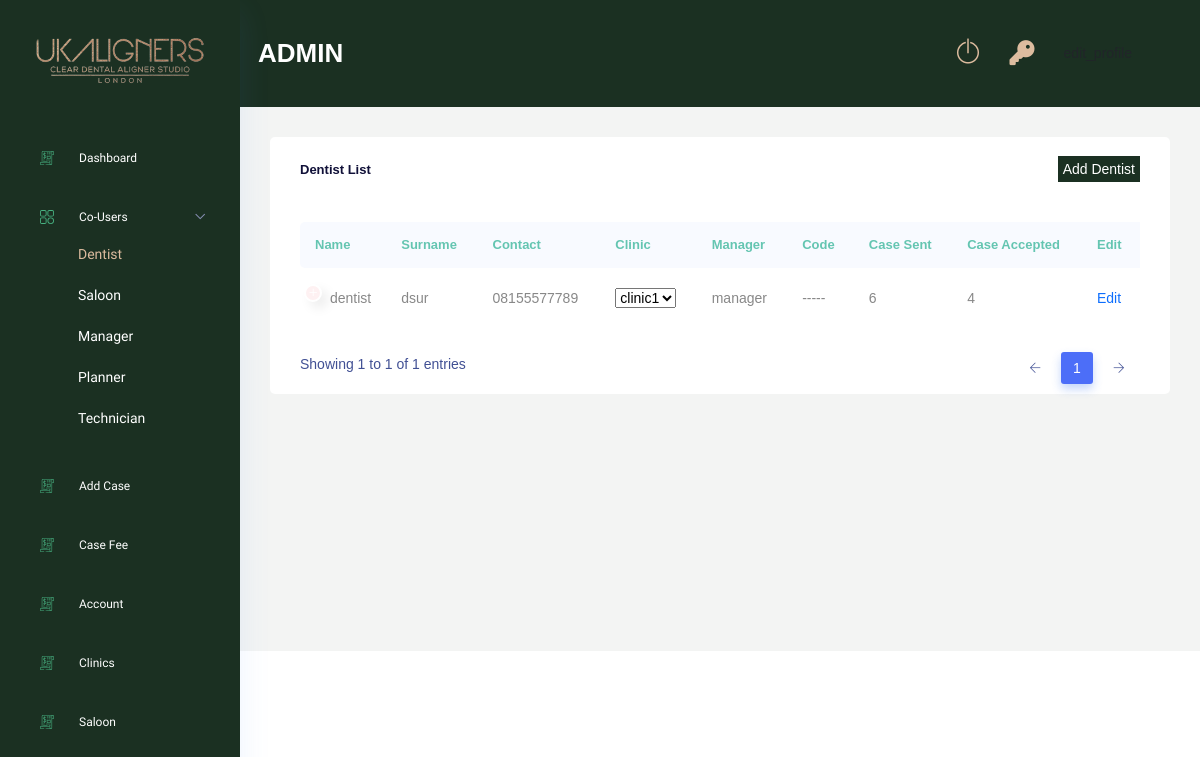
/dentist-list/ (signed in), run on the app's committed database.
### Users/models.py (models this page shows, shortened)
class Account(AbstractBaseUser):
    email 					= models.EmailField(verbose_name="email", max_length=60, unique=True)
    username 				= models.CharField(max_length=30)
    date_joined				= models.DateTimeField(verbose_name='date joined', auto_now_add=True)
    last_login				= models.DateTimeField(verbose_name='last login', auto_now=True)
    is_active				= models.BooleanField(default=True)
    is_staff				= models.BooleanField(default=False)
    is_superuser			= models.BooleanField(default=False)
    is_admin				= models.BooleanField(default=False)
    is_manager   			= models.BooleanField(default=False)
    is_planner   			= models.BooleanField(default=False)
    is_technician   		= models.BooleanField(default=False)
    is_dentist      		= models.BooleanField(default=False)
    is_salon           		= models.BooleanField(default=False)
    is_individual     		= models.BooleanField(default=False)
    hide_email				= models.BooleanField(default=True)
    USERNAME_FIELD = 'email'
    REQUIRED_FIELDS = ['username']
    objects = MyAccountManager()

### DentistRoll/models.py (models this page shows, shortened)
class Dentist(models.Model):
    user                    = models.OneToOneField(Users, on_delete=models.CASCADE)
    surname                 = models.CharField(max_length=150,null=True,blank=True)
    number                  = models.CharField(max_length=150,null=True,blank=True)
    clinic                  = models.ManyToManyField(Clinic)
    manager                 = models.ForeignKey(Manager, on_delete=models.DO_NOTHING, null=True, blank=True)
    code                    = models.CharField(max_length=150,null=True,blank=True)
    class Meta:
        verbose_name_plural = "Dentists"

### ManagerRoll/models.py (models this page shows)
class Manager(models.Model):
    user                    = models.OneToOneField(Users, on_delete=models.CASCADE)
    number                  = models.CharField(max_length=150,null=True,blank=True)
    fee                     = models.FloatField(null=True,blank=True)
    outstanding             = models.BooleanField(default=False)
    class Meta:
        verbose_name_plural = "Managers"
    def __str__(self):
        return self.user.username

### AdminRoll/views.py (the view)
# urls.py: path('dentist-list/',views.dentist_list, name='dentist_list'),
@login_required(login_url='login')
def dentist_list(request):
    if request.user.is_admin:
        dentist_obj_list = Dentist.objects.filter(user__is_active = True)
        context = {
            'dentist_obj_list':dentist_obj_list
        }
        return render(request,'adminRoll/dentist_list.html',context)
    return redirect('login')

### AdminRoll/templatetags/dentist_accepted_cases.py (called while the page is built)
def dentist_accepted_cases(id):
    dentist_obj = Dentist.objects.get(id = id)
    case_accept = Case.objects.filter(dentist = dentist_obj, status = 'accepted')
    case_tc = Case.objects.filter(dentist = dentist_obj, status = 'tc')
    case_treatment = Case.objects.filter(dentist = dentist_obj, status = 'treatment')
    total = len(case_accept) + len(case_tc) + len(case_treatment)
    return total

### AdminRoll/templatetags/dentist_total_cases.py (called while the page is built)
def dentist_total_cases(id):
    dentist_obj = Dentist.objects.get(id = id)
    case_obj = Case.objects.filter(dentist = dentist_obj)
    total = len(case_obj)
    print(total)
    return total

### AdminRoll/templates/adminRoll/dentist_list.html (shortened to what this page needs)
{% extends 'base.html' %}
{% load static %}
{% load dentist_total_cases %}
{% load dentist_accepted_cases %}
{% block content %}
<div class="main_content_iner ">
    <div class="container-fluid p-0">
        <div class="row justify-content-center">
            <div class="col-lg-12">
                <div class="white_card card_height_100 mb_30">
                    <div class="white_card_header">
                        <div class="box_header m-0">
                            <div class="main-title">
                                <h3 class="m-0">Dentist List</h3>
                            </div>
                            <div class="main-title">
                                <a href="{% url 'AdminRoll:create_client' 'dentist' %}" class="add-user-btn">Add Dentist</a>
                            </div>
                        </div>
                    </div>
                    <div class="white_card">
                        <div class="QA_section plr_30">
                            <div class="QA_table mb_30">
                                <table class="table lms_table_active ">
                                    <thead>
                                        <tr>
                                            <th scope="col">Name</th>
                                            <th scope="col">Surname</th>
                                            <th scope="col">Contact</th>
                                            <th scope="col">Clinic</th>
                                            <th scope="col">Manager</th>
                                            <th scope="col">Code</th>
                                            <th scope="col">Case Sent</th>
                                            <th scope="col">Case accepted</th>
                                            <th scope="col">Edit</th>
                                        </tr>
                                    </thead>
                                    <tbody>
                                        {% for obj in dentist_obj_list %}
                                        <tr>
                                            <td>{{ obj.user.username }}</td>
                                            <td>{% if obj.surname %} {{ obj.surname }} {% else %} ----- {% endif %}</td>
                                            <td>{% if obj.number %} {{ obj.number }} {% else %} ----- {% endif %}</td>
                                            <td>
                                                {% if obj.clinic %}
                                                    <select>
                                                        {% for clinic in obj.clinic.all %}
                                                            <option>{{clinic.name}}</option>
                                                        {% endfor %}
                                                    </select>
                                                {% else %}
                                                    -----
                                                {% endif %}</td>
                                            <td>{% if obj.manager %} {{ obj.manager }} {% else %} ----- {% endif %}</td>
                                            <td>{% if obj.code %} {{ obj.code }} {% else %} ----- {% endif %}</td>
                                            <td>{{obj.id|dentist_total_cases}}</td>
                                            <td>{{obj.id|dentist_accepted_cases}}</td>
                                            <td><a href="{% url 'AdminRoll:edit_dentist' obj.id %}">Edit</a></td>
                                        </tr>
                                        {% endfor %}
                                    </tbody>
                                </table>
                            </div>
                        </div>
                    </div>
                </div>
            </div>
        </div>
    </div>
</div>
{% endblock %}

### templates/layout/navbar.html (shortened to what this page needs)
{% load static %}
<div class="container-fluid g-0">
    <div class="row">
        <div class="col-lg-12 p-0 ">
            <div class="header_iner d-flex justify-content-between align-items-center"
                 style="background: rgb(27, 48, 34)">
                <div class="serach_field-area d-flex align-items-center">
                    <div>
                        <h3 class="mt-2" style="color: white;text-transform: uppercase;">{{ request.user.username }}</h3>
                    </div>
                </div>
                <div class="header_right d-flex justify-content-between align-items-center">
                    <div class="header_notification_warp d-flex align-items-center">
                        <li>
                            <a class="" style="color: #DDBC9FFF" href="{% url 'logout' %}"> <i
                                    class="ti-power-off" style="font-size:25px"></i></a>
                        </li>
                        <li>
                            <a class="" style="color: #DDBC9FFF" href="{% url 'password_reset' %}"> <i
                                    class="fa fa-key"
                                    aria-hidden="true" style="font-size:25px"></i></a>
                        </li>
                        <li>
                        </li>
                    </div>
                </div>
            </div>
        </div>
    </div>
</div>

### static/css/index.css (style rules this page uses)
.add-user-btn { background-color: rgb(27, 48, 34); color: white; padding: 5px; }

### data on the page
Account: user.username "ADMIN"
Dentist: user.username "dentist", surname "dsur", number "08155577789", manager "manager", id|dentist_total_cases "6", id|dentist_accepted_cases "4"

### other printed values
form field value "clinic1"
